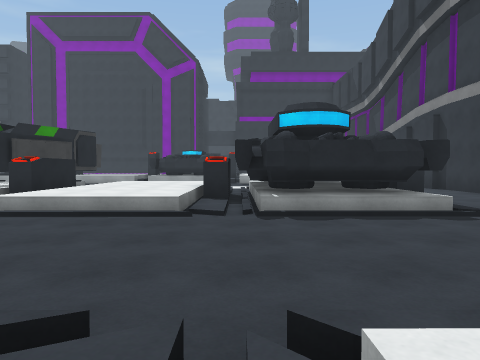
[1] (above)

22 first-person views from a walk through a 3-D level made in the Unity game engine. The camera is 1.4 m above the floor, tilts 2° down and sees 70° across. The floor is counted in squares, 2 m on a side. Each view is taken from the middle of a square. On the plan, view 1 faces up. The plan holds only what a view shows up to about 11 squares ahead; the rest is blank. The place goes on beyond the plan. The player character is not drawn.

[2]
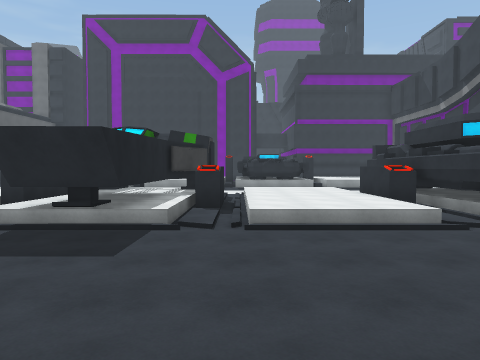

[3]
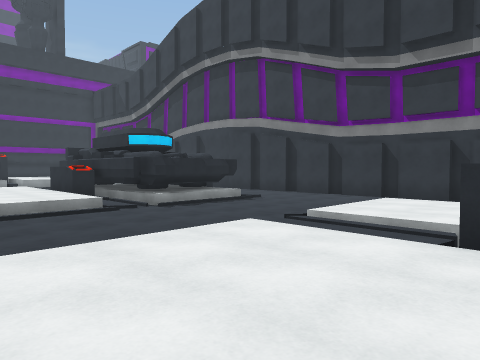

[4]
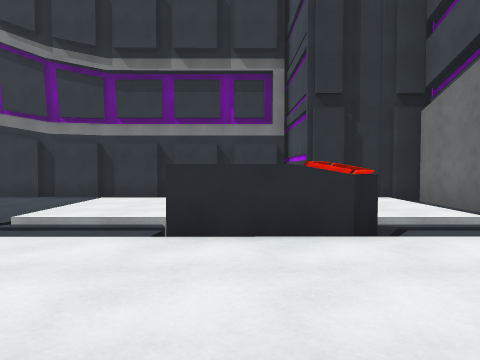

[5]
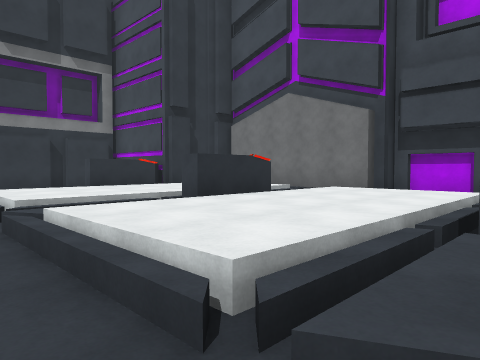

[6]
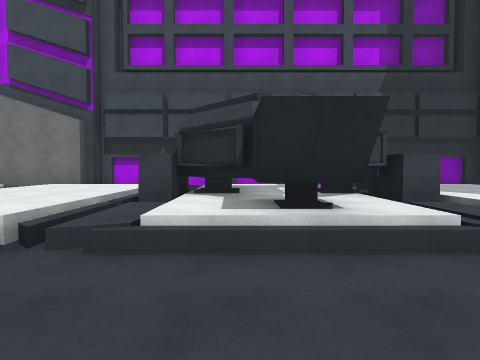

[7]
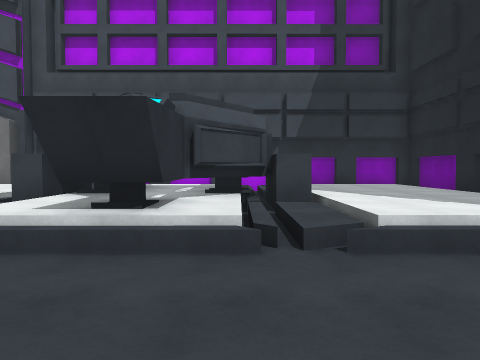

[8]
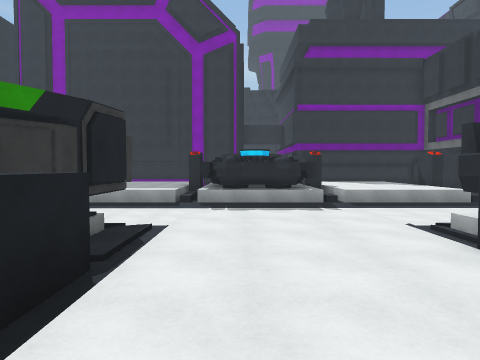

[9]
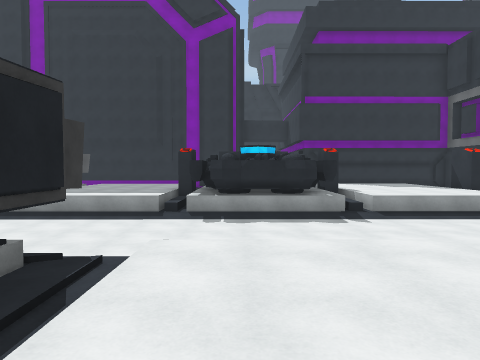

[10]
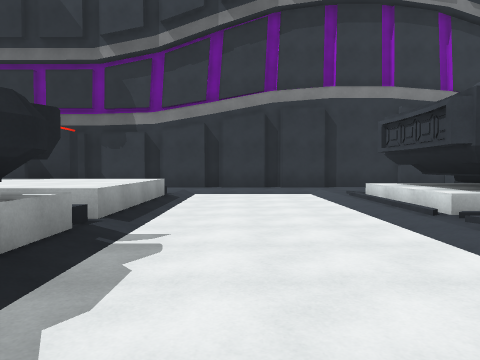

[11]
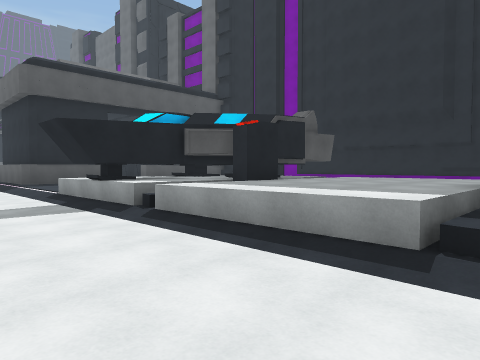

[12]
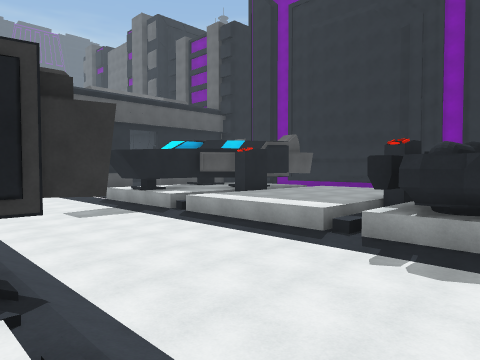

[13]
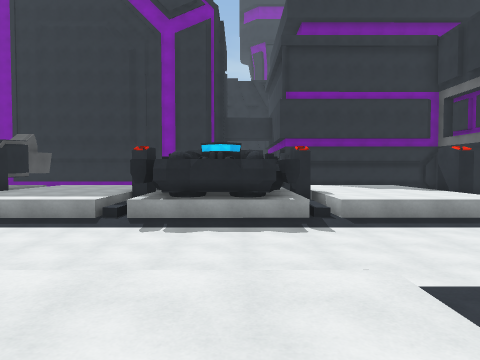

[14]
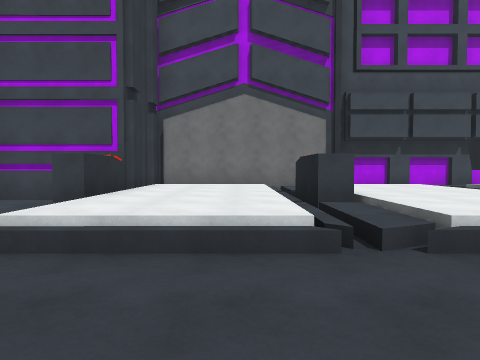

[15]
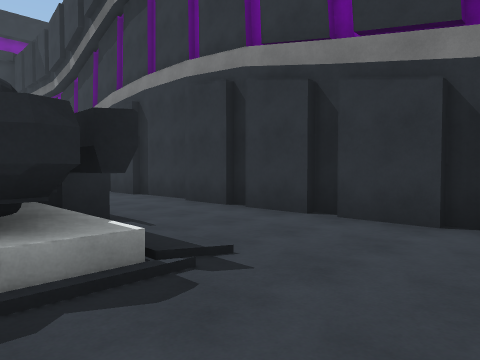

[16]
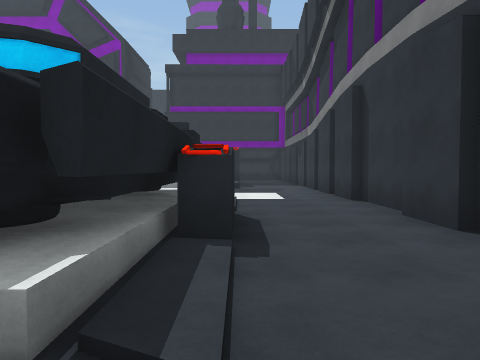

[17]
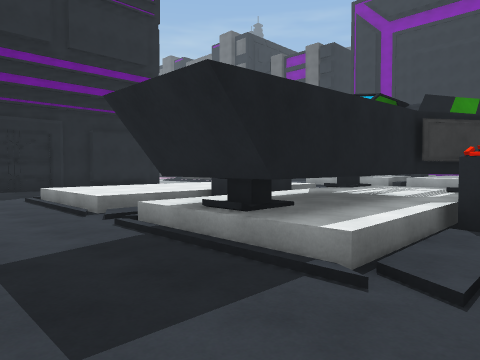

[18]
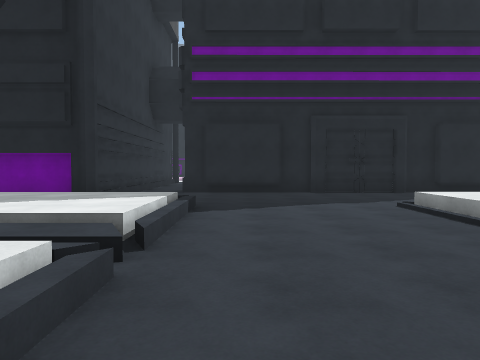

[19]
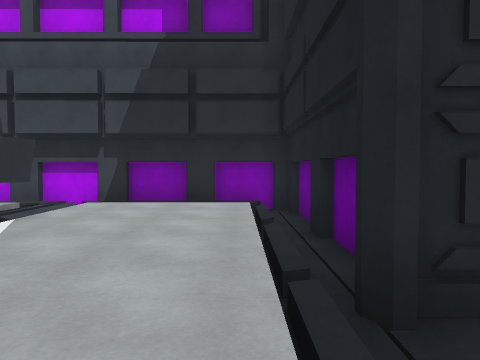

[20]
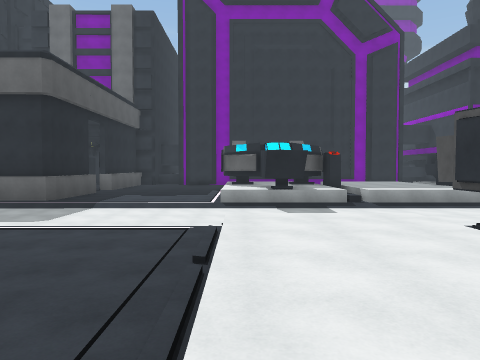

[21]
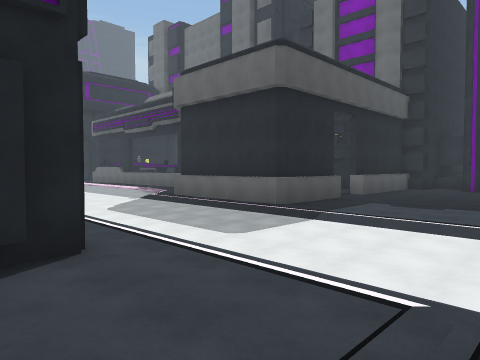

[22]
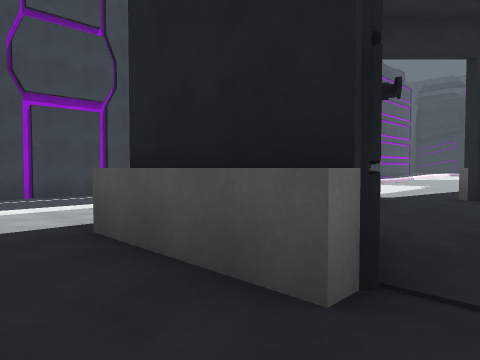

### Floor plan
Key: @ floor where view 1 was taken; # wall or solid block; . main floor; - floor 0.25 m lower than the main floor; : floor 0.5 m higher than the main floor; + floor 0.75 m higher than the main floor; / step, stairs or slope; = window, fence, low wall or low ledge; ^ raised ledge.
Columns run from 26 left of view 1 to 7 right of it. Each row starts with its distance up from view 1.
 20        ...... #  #^^^^     +++
 19  #......#.... ## #^^^^#  # +++/  #
 18 .#..... #.... ####^^^^#####+++#  #
 17 //..    #.....^## ^^^^####++++   #
 16      ^^^^.....^#=+^^^^####++++/..#
 15      ---------------------------.#
 14     ----------------------------.#
 13     ----------------------------.#
 12      ////////// //# -#//////////.#
 11        ......//::/####/:://###/..#
 10      ######..//::/####/::/####/..#
  9           #..//::## ##/::/#####..#
  8           #..//::=/ #^/::/#  ##..#
  7           #.  /::// #//::/#  #/..#
  6           #.. /:://##//::/####/..#
  5           #..//////##//////////..#
  4           #../...................#
  3           #../...................#
  2           #../...................#
  1           #..//////##/////////   #
  0          ..   /:://##//::/@:://  #
 -1          #####/:://##//:://:://  #
 -2             #//::#####/::/=::/=. #
 -3             #//::##  #/::/=:::=..
 -4             #//::/#: #/:://:::###
 -5             #/////////////////#
 -6             ##/:://:://########
 -7              ############

Positions as (right, up) in squares from view 1, and headings:
1: (0, 0), facing up
2: (-4, 0), facing up
3: (-4, -2), facing up-right
4: (-4, -2), facing right
5: (-5, 2), facing down-right
6: (-6, 4), facing down
7: (-8, 4), facing down
8: (-3, 6), facing up
9: (-3, 8), facing up
10: (-4, 14), facing right
11: (-4, 13), facing up-left
12: (-2, 11), facing up-left
13: (-2, 9), facing up
14: (1, 4), facing down
15: (2, 3), facing up-right
16: (4, 4), facing up
17: (-4, 3), facing up-left
18: (-6, 2), facing left
19: (-12, 1), facing down
20: (-12, 6), facing up
21: (-12, 9), facing up-left
22: (-16, 20), facing down-left
